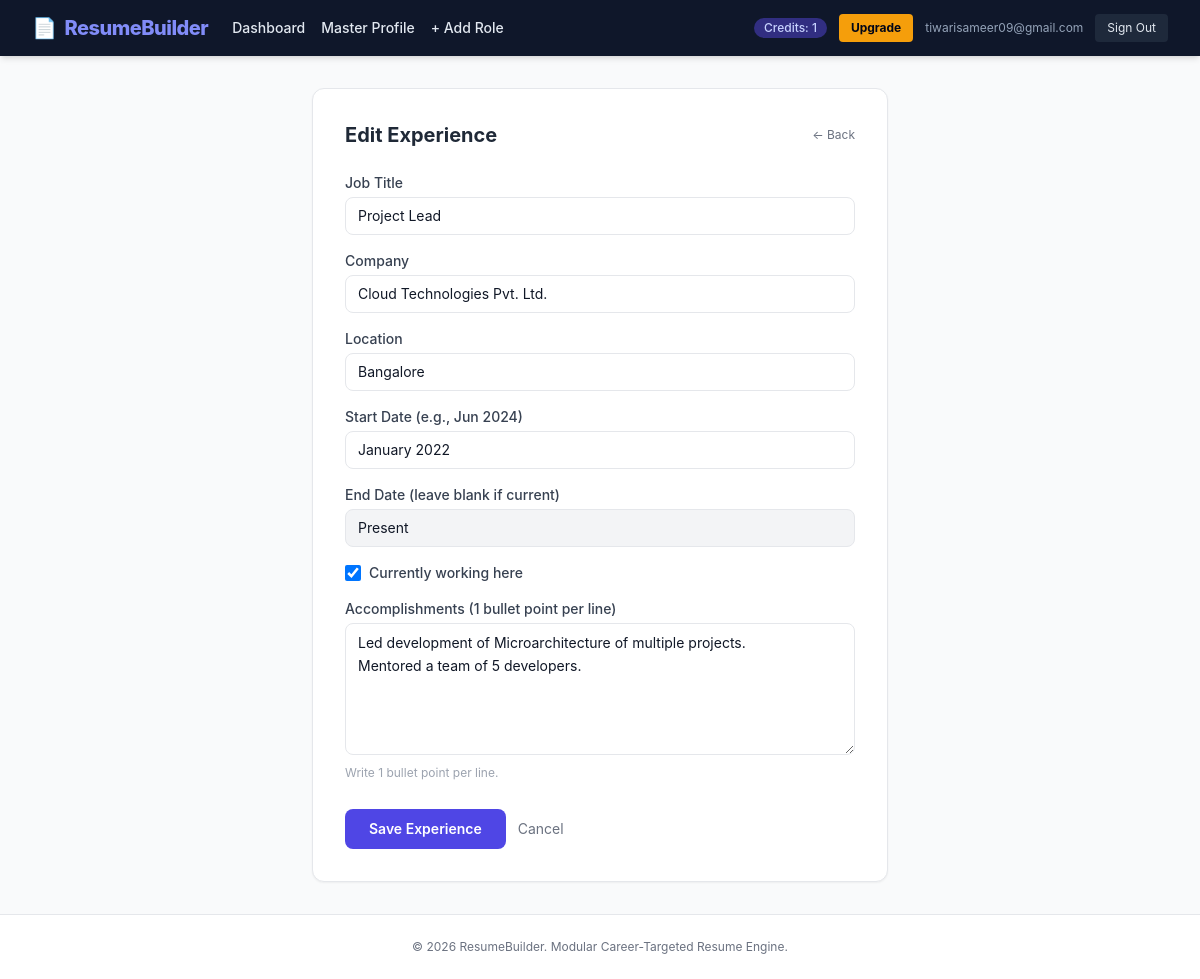
The page /resume/1/experience/1/edit (signed in) on the database its author committed.
### app/models/user.py (models this page shows, shortened)
class User(UserMixin, db.Model):
    __tablename__ = "users"
    id = db.Column(db.Integer, primary_key=True)
    email = db.Column(db.String(120), unique=True, nullable=False, index=True)
    password_hash = db.Column(db.String(256), nullable=False)
    is_active = db.Column(db.Boolean, default=True)
    download_credits = db.Column(db.Integer, default=0)
    has_paid_access = db.Column(db.Boolean, default=False)
    created_at = db.Column(db.DateTime, default=datetime.utcnow)
    profile = db.relationship("MasterProfile", backref="user", uselist=False, cascade="all, delete-orphan")
    resumes = db.relationship("JobRoleResume", backref="user", cascade="all, delete-orphan")
    payments = db.relationship("Payment", backref="user", cascade="all, delete-orphan")
    @property
    def is_premium(self):
        return self.has_paid_access

### app/models/resume.py (models this page shows, shortened)
class Experience(db.Model):
    __tablename__ = "experiences"
    id = db.Column(db.Integer, primary_key=True)
    resume_id = db.Column(db.Integer, db.ForeignKey("job_role_resumes.id"), nullable=False)
    job_title = db.Column(db.String(100), nullable=False)
    company = db.Column(db.String(100), nullable=False)
    location = db.Column(db.String(100), nullable=True)
    start_date = db.Column(db.String(20), nullable=False)
    end_date = db.Column(db.String(20), nullable=True)
    is_current = db.Column(db.Boolean, default=False)
    bullet_points = db.Column(db.Text, nullable=False)

### app/routes/resume.py (the view, shortened to what this page needs)
@resume_bp.route("/<int:resume_id>/experience/<int:entry_id>/edit", methods=["GET", "POST"])
@login_required
def edit_experience(resume_id, entry_id):
    resume = get_user_resume_or_404(resume_id)
    exp = Experience.query.filter_by(id=entry_id, resume_id=resume.id).first_or_404()
    form = ExperienceForm(obj=exp)
    return render_template("resume/entry_form.html", form=form, title="Edit Experience")

### app/forms.py
class ExperienceForm(FlaskForm):
    job_title = StringField("Job Title", validators=[DataRequired()])
    company = StringField("Company", validators=[DataRequired()])
    location = StringField("Location", validators=[Optional()])
    start_date = StringField("Start Date (e.g., Jun 2024)", validators=[DataRequired()])
    end_date = StringField("End Date (leave blank if current)", validators=[Optional()])
    is_current = BooleanField("Currently working here", default=False)
    bullet_points = TextAreaField("Accomplishments (1 bullet point per line)", validators=[DataRequired()])
    submit = SubmitField("Save Experience")

### app/models/__init__.py (called while the page is built)
@login_manager.user_loader
def load_user(user_id):
    return User.query.get(int(user_id))

### app/routes/resume.py (called while the page is built)
def get_user_resume_or_404(resume_id):
    resume = JobRoleResume.query.get_or_404(resume_id)
    if resume.user_id != current_user.id:
        abort(403)
    return resume

### app/templates/resume/entry_form.html (shortened to what this page needs)
{% extends "base.html" %}
{% block content %}
<div class="max-w-xl mx-auto bg-white p-8 border rounded-xl shadow-sm">
    <div class="flex justify-between items-center mb-6">
        <h2 class="text-xl font-bold text-gray-800">{{ title }}</h2>
        <a href="javascript:history.back()" class="text-xs text-gray-500 hover:text-gray-800">← Back</a>
    </div>
    <form method="POST">
        {% for field in form if field.name not in ['csrf_token', 'submit'] %}
        <div class="mb-4">
            {% if field.type == 'BooleanField' %}
            <div class="flex items-center space-x-2 mt-2">
                {{ field(class="h-4 w-4 text-indigo-600 focus:ring-indigo-500 border-gray-300 rounded") }}
                {{ field.label(class="text-sm font-medium text-gray-700") }}
            </div>
            {% else %}
            {{ field.label(class="block text-sm font-medium text-gray-700 mb-1") }}
            {% if field.type == 'TextAreaField' %}
            {{ field(rows=5, class="w-full px-3 py-2 border rounded-lg focus:ring-2 focus:ring-indigo-500 focus:outline-none text-sm leading-relaxed", placeholder="• Led development of microservice architecture\n• Optimized SQL queries reducing latency by 45%\n• Mentored 3 junior developers") }}
            <p class="text-xs text-gray-400 mt-1">Write 1 bullet point per line.</p>
            {% else %}
            {{ field(class="w-full px-3 py-2 border rounded-lg focus:ring-2 focus:ring-indigo-500 focus:outline-none text-sm") }}
            {% endif %}
            {% endif %}
        </div>
        {% endfor %}
        <div class="flex items-center space-x-3 pt-3">
            {{ form.submit(class="bg-indigo-600 text-white px-6 py-2.5 rounded-lg font-semibold text-sm cursor-pointer hover:bg-indigo-700 transition") }}
            <a href="javascript:history.back()" class="text-sm text-gray-500 hover:text-gray-700">Cancel</a>
        </div>
    </form>
</div>
{% endblock %}

### app/templates/base.html (shortened to what this page needs)
<!DOCTYPE html>
<html lang="en">
<head>
  <script src="https://cdn.tailwindcss.com"></script>
  <link rel="stylesheet" href="{{ url_for('static', filename='css/app.css') }}">
</head>
<body class="bg-gray-50 text-gray-900 min-h-screen flex flex-col antialiased">
  <nav class="bg-slate-900 text-white shadow-md sticky top-0 z-50">
    <div class="max-w-7xl mx-auto px-4 sm:px-6 lg:px-8 py-3.5 flex justify-between items-center">
      <div class="flex items-center space-x-6">
        <a href="{{ url_for('dashboard.index') }}" class="font-extrabold text-xl tracking-tight text-indigo-400 flex items-center space-x-2">
          <span>📄</span>
          <span>ResumeBuilder</span>
        </a>
        {% if current_user.is_authenticated %}
          <div class="hidden md:flex space-x-4 text-sm font-medium">
            <a href="{{ url_for('dashboard.index') }}" class="text-slate-200 hover:text-white transition">Dashboard</a>
            <a href="{{ url_for('profile.edit_profile') }}" class="text-slate-200 hover:text-white transition">Master Profile</a>
            <a href="{{ url_for('roles.create_role') }}" class="text-slate-200 hover:text-white transition">+ Add Role</a>
          </div>
        {% endif %}
      </div>
      <div class="space-x-3 flex items-center">
        {% if current_user.is_authenticated %}
          {% if current_user.has_paid_access %}
            <span class="inline-flex items-center px-2.5 py-0.5 rounded-full text-xs font-bold bg-amber-400 text-amber-950 shadow-sm">
              ★ Pro Lifetime
            </span>
          {% else %}
            <a href="{{ url_for('billing.paywall') }}" class="inline-flex items-center px-2.5 py-0.5 rounded-full text-xs font-medium bg-indigo-900 text-indigo-200 hover:bg-indigo-800 transition">
              Credits: {{ current_user.download_credits }}
            </a>
            <a href="{{ url_for('billing.paywall') }}" class="bg-amber-500 hover:bg-amber-400 text-slate-950 font-bold px-3 py-1.5 rounded text-xs transition">
              Upgrade
            </a>
          {% endif %}
          <span class="text-xs text-slate-400 hidden sm:inline">{{ current_user.email }}</span>
          <a href="{{ url_for('auth.logout') }}" class="bg-slate-800 hover:bg-slate-700 text-slate-200 px-3 py-1.5 rounded text-xs transition">Sign Out</a>
        {% else %}
          <a href="{{ url_for('auth.login') }}" class="text-slate-200 hover:text-white text-sm font-medium transition">Sign In</a>
          <a href="{{ url_for('auth.register') }}" class="bg-indigo-600 hover:bg-indigo-500 text-white px-3.5 py-1.5 rounded text-sm font-medium shadow-sm transition">Get Started</a>
        {% endif %}
      </div>
    </div>
  </nav>
  <main class="flex-grow max-w-7xl mx-auto px-4 sm:px-6 lg:px-8 py-8 w-full">
    {% block content %}{% endblock %}
  </main>
  <footer class="bg-white border-t border-gray-200 py-6 text-center text-xs text-gray-500 mt-auto">
    <div class="max-w-7xl mx-auto px-4">
      <p>&copy; 2026 ResumeBuilder. Modular Career-Targeted Resume Engine.</p>
    </div>
  </footer>
</body>
</html>

### app/static/css/app.css (style rules this page uses)
:root { --primary-color: #4f46e5; --primary-hover: #4338ca; }
body { font-family: -apple-system, BlinkMacSystemFont, "Segoe UI", Roboto, "Helvetica Neue", Arial, sans-serif; color: #1f2937; }

### rows shown on the page
User: download_credits "1", email "tiwarisameer09@gmail.com"
Experience: job_title "Project Lead" "Cloud Technologies Pvt. Ltd." "Bangalore" "January 2022" "Present", is_current "☑", bullet_points "Led development of Microarchitecture of multiple projects. Mentored a team of 5 developers."

### other values the page prints
{{ title }} "Edit Experience"
{{ field.label(class="block text-sm font-medium text-gray-700 mb-1") }} "Job Title" "Company" "Location" "Start Date (e.g., Jun 2024)" "End Date (leave blank if current)" "Accomplishments (1 bullet point per line)"
{{ field.label(class="text-sm font-medium text-gray-700") }} "Currently working here"
